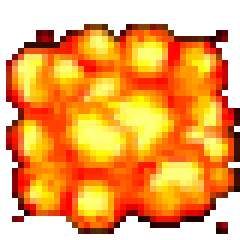
#> input picture image/32.png, 40 x 40 px, given in place of 1.png, which was not available (shown 6 times larger)
$ python imagecombi.py
#> lines starting #> are read from the running program, lines starting #| are printed output that depends on the picture
from PIL import Image, ImageOps
import os

# Chemin du répertoire du script
repertoire_script = os.path.dirname(os.path.abspath(__file__))

# Liste des noms des fichiers PNG
chemins_images = ["1.png", "2.png", "3.png", "4.png", "5.png", "6.png", "7.png", "8.png", "9.png", "10.png","11.png","12.png","13.png","14.png","15.png","16.png","17.png","20.png","21.png","23.png","24.png","25.png","26.png","27.png","28.png", "36.png", "37.png", "38.png", "39.png", "40.png","41.png", "42.png", "43.png", "44.png", "45.png", "46.png", "47.png", "48.png", "49.png", "50.png", "51.png","52.png","53.png","54.png","55.png","56.png","57.png","58.png","59.png","60.png","61.png","62.png","63.png","64.png","65.png","66.png","67.png","68.png","69.png","70.png","71.png","72.png","73.png","74.png","75.png","76.png","77.png","78.png","79.png","80.png","80.png","81.png","87.png","88.png","89.png","90.png","91.png","92.png","93.png","94.png","96.png","97.png","98.png","99.png","100.png","101.png"]

# Création d'une nouvelle image vide de 40x40 pixels (avec fond transparent)
nouvelle_image = Image.new('RGBA', (40*9, 40*10), (0, 0, 0, 0))
#> nouvelle_image: PIL image 360x400 RGBA; every value is 0

# Coordonnées de départ pour placer les images dans la nouvelle image
x, y = 0, 0

# Parcours des images et collage dans la nouvelle image
for chemin_image in chemins_images:
    chemin_complet = os.path.join(repertoire_script, chemin_image)
    image = Image.open(chemin_complet)
#> image is the input picture: PIL image 40x40 RGBA; mean R, G, B, A 172.2, 94.3, 16.7, 186.2
    nouvelle_image.paste(image, (x, y))
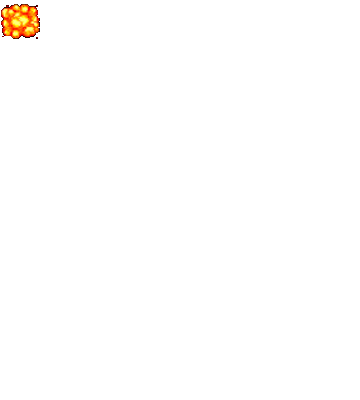
#> nouvelle_image: PIL image 360x400 RGBA; mean R, G, B, A 1.9, 1, 0.2, 2.1; transparent parts drawn white
    x += 40  # Déplacement vers la droite pour la prochaine image
    if x == 40 * 9:  # Une nouvelle ligne après chaque 3 images
        x = 0
        y += 40
#> pass 2 of the loop `for chemin_image in chemins_images:`:
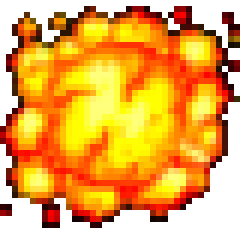
#> input picture image/33.png, 40 x 40 px, given in place of 2.png, which was not available (shown 6 times larger)
#> image is the input picture: PIL image 40x40 RGBA; mean R, G, B, A 167.5, 101.6, 11.4, 187.7
#> `nouvelle_image.paste(image, (x, y))`:
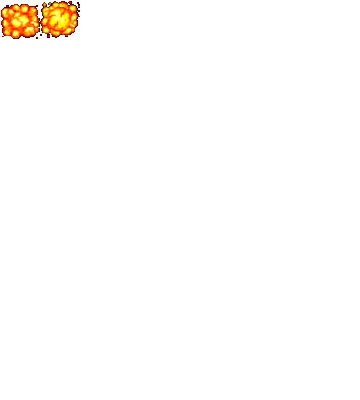
#> nouvelle_image: PIL image 360x400 RGBA; mean R, G, B, A 3.8, 2.2, 0.3, 4.2; transparent parts drawn white
#> (the run stopped early here; a loop or call above may not have finished)
